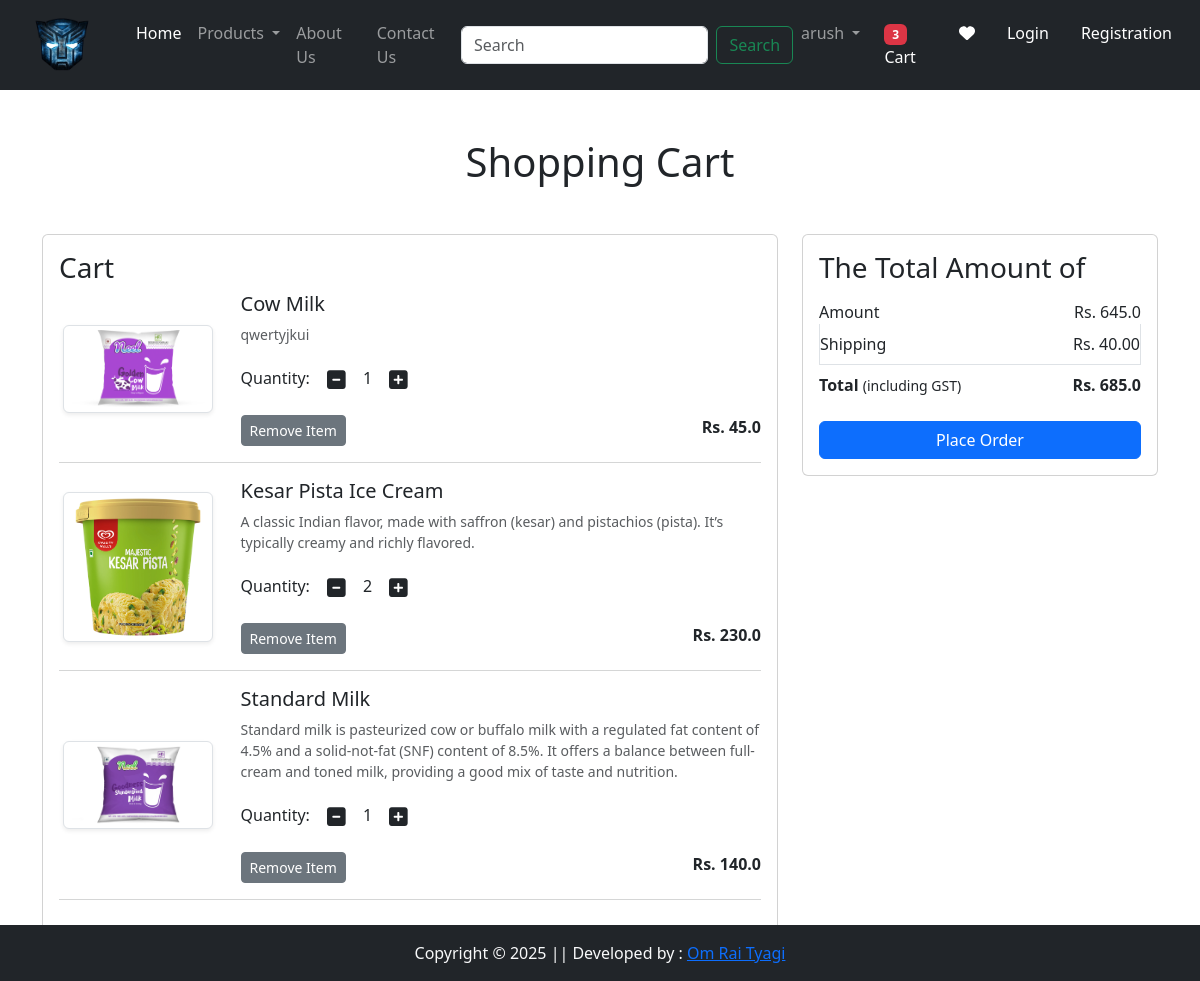
The app's page /cart/ (signed in) with its own data.
### app/models.py (models this page shows, shortened)
class Cart(models.Model):
    user = models.ForeignKey(User,on_delete=models.CASCADE)
    product = models.ForeignKey(Product,on_delete=models.CASCADE)
    quantity = models.PositiveIntegerField(default=1)

class Product(models.Model):
    title = models.CharField(max_length=100)
    selling_price = models.FloatField()
    discounted_price = models.FloatField()
    description = models.TextField()
    composition = models.TextField(default='')
    prodapp = models.TextField(default='')
    category = models.CharField(choices=CATEGORY_CHOICES,max_length=2)
    product_image = models.ImageField(upload_to='product')

### app/views.py (the view)
# urls.py: path('cart/',views.show_cart,name='showcart'),
@login_required
def show_cart(request):
    user = request.user
    cart = Cart.objects.filter(user=user)
    amount=0
    for p in cart:
        value = p.quantity * p.product.discounted_price
        amount = amount + value
    totalamount = amount + 40
    totalitem = 0
    if request.user.is_authenticated:
        totalitem = len(Cart.objects.filter(user=request.user))
    return render(request,'app/addtocart.html',locals())

### app/templates/app/addtocart.html (shortened to what this page needs)
{% extends 'app/base.html' %}
{% load static %}
{% block main-content %}
<div class="container my-5">
    <div class="row">
        {% if cart %}
        <h1 class="text-center mb-5">Shopping Cart</h1>
        <div class="col-sm-8">
            <div class="card">
                <div class="card-body">
                    <h3>Cart</h3>
                    {% for item in cart %}
                    <div class="row">
                        <div class="col-sm-3 text-center align-self-center"><img src="{{item.product.product_image.url}}" alt="" srcset="" class="img-fluid img-thumbnail shadow-sm" height="150" width="150"> </div>
                        <div class="col-sm-9">
                            <div>
                                <h5>{{item.product.title}}</h5>
                                <p class="mb-2 text-muted small">{{item.product.description}}</p>
                                <div class="my-3">
                                    <label for="quantity">Quantity: </label>
                                    <a class="minus-cart btn" pid={{item.product.id}}><i class="fas fa-minus-square fa-lg"></i></a>
                                    <span id="quantity">{{item.quantity}}</span>
                                    <a class="plus-cart btn" pid={{item.product.id}}><i class="fas fa-plus-square fa-lg"></i></a>
                                </div>
                                <div class="d-flex justify-content-between">
                                    <a href="#" class="remove-cart btn btn-sm btn-secondary mr-3" pid={{item.product.id}}>Remove Item</a><p class="mb-0"><span><strong>Rs. {{item.product.discounted_price}}</strong></span></p>
                                </div>
                            </div>
                        </div>
                    </div>
                    <hr class="text-muted">
                    {% endfor %}
                </div>
            </div>
        </div>
        <div class="col-sm-4">
            <div class="card">
            <div class="card-body">
            <h3>The Total Amount of</h3>
            <ul class="list-group">
            <li class="list-group-item d-flex justify-content-between align-items-center border-0 px-0 pb-0" >Amount<span id="amount">Rs. {{amount}}</span></li>
            <li class="list-group-item d-flex justify-content-between align-items-center px-0">Shipping<span>Rs. 40.00</span></li>
            <li class="list-group-item d-flex justify-content-between align-items-center border-0 px-0 mb-3">
            <div>
            <strong>Total</strong> <small> (including GST)</small>
            </div>
            <span id="totalamount"><strong>Rs. {{totalamount}}</strong></span>
            </li>
            </ul>
            <div class="d-grid"><a href="{% url 'checkout' %}" class="btn btn-primary">Place Order</a></div>
            </div>
            </div>
            </div>
            {% else %}
            <h1 class="text-center mb-5">Cart is Empty</h1>
            {% endif %}
            </div>
</div>
{% endblock main-content %}

### app/templates/app/base.html (shortened to what this page needs)
<!DOCTYPE html>
{% load static %}
<html lang="en">
<head>
  <link href="https://cdn.jsdelivr.net/npm/bootstrap@5.3.3/dist/css/bootstrap.min.css" rel="stylesheet"
>
  <link rel="stylesheet" href="https://cdnjs.cloudflare.com/ajax/libs/font-awesome/6.7.2/css/all.min.css"
 />
  <link rel="stylesheet" href="{% static 'app/css/owl.carousel.min.css' %}">
  <link rel="stylesheet" href="{% static 'app/css/all.min.css' %}">
  <link rel="stylesheet" href="{% static 'app/css/style.css' %}">
</head>
<body>
  <nav class="navbar navbar-expand-lg bg-dark navbar-dark " style=" position: sticky; top: 0;z-index: 1030;">
    <div class="container-fluid">
      <a class="navbar-brand" href="#">
        <img src="{% static 'app/images/tfp.png' %}" alt="" class="d-inline-block align-text-top" width="100">
      </a>
      <div class="collapse navbar-collapse" id="navbarSupportedContent">
        <ul class="navbar-nav me-auto mb-2 mb-lg-0">
          <li class="nav-item">
            <a class="nav-link active" aria-current="page" href="{% url "home" %}">Home</a>
          </li>
          <li class="nav-item dropdown">
            <a class="nav-link dropdown-toggle" href="#" role="button" data-bs-toggle="dropdown" aria-expanded="false">
              Products
            </a>
          </li>
          <li class="nav-item">
            <a class="nav-link" href="{% url 'about' %}">About Us</a>
          </li>
          <li class="nav-item">
            <a class="nav-link" href="{% url 'contact' %}">Contact Us</a>
          </li>
        </ul>
        <form class="d-flex" role="search" action="/search">
          <input class="form-control me-2" type="search" placeholder="Search" name="search" aria-label="Search">
          <button class="btn btn-outline-success" type="submit">Search</button>
        </form>
      </div>
      <ul class="navbar-nav me-auto mb-2 mb-lg-0">
        <li class="nav-item dropdown text-light">
          <a class="nav-link dropdown-toggle" href="#" role="button" data-bs-toggle="dropdown" aria-expanded="false">
            {{request.user}}
          </a>
        </li>
        <li class="nav-item mx-2">
          <a class="nav-link text-white" href="{% url "showcart" %}"> <span class="badge bg-danger">{% if totalitem > 0 %}
            {{totalitem}} {% endif %}</span>Cart</a>
        </li>
        <li class="nav-item mx-2">
          <a class="nav-link text-white" href="" >   <i class="fa fa-heart"></i></a>
        </li>
        <li class="nav-item mx-2">
          <a class="nav-link text-white" href="{% url "login" %}">Login</a>
        </li>
        <li class="nav-item mx-2">
          <a class="nav-link text-white" href=" {% url "customerregistration" %}">Registration</a>
        </li>
      </ul>
    </div>
  </nav>
  {% block main-content %}{% endblock main-content %}
  <div class="mt-5">
    <footer class="container-fluid bg-dark text-light text-center p-3 mt-5" style=" position: fixed;
    bottom: 0;
    left: 0;
    width: 100%;
    background-color: #333;
    color: white;
    text-align: center;
    padding: 10px 0;
    z-index: 1000;">
      Copyright &copy; 2025 || Developed by : <a
        href="https://www.linkedin.com/in/arush-vishwakarma-675456302?utm_source=share&utm_campaign=share_via&utm_content=profile&utm_medium=android_app">Om Rai Tyagi
        </a>
    </footer>
  </div>
</body>
</html>

### records on screen
Cart: product.product_image (picture), product "Cow Milk", product.description "qwertyjkui", quantity "1", product.discounted_price "45.0"
Cart: product.product_image (picture), product "Kesar Pista Ice Cream", product.description "A classic Indian flavor, made with saffron (kesar) and pistachios (pista). It’s typically creamy and richly flavored.", quantity "2", product.discounted_price "230.0"
Cart: product.product_image (picture), product "Standard Milk", product.description "Standard milk is pasteurized cow or buffalo milk with a regulated fat content of 4.5% and a solid-not-fat (SNF) content of 8.5%. It offers a balance between full-cream and toned milk, providing a good mix of taste and nutrition.", quantity "1", product.discounted_price "140.0"

### other values on screen
{{ request.user }} "arush"
{{ totalitem }} "3"
{{ amount }} "645.0"
{{ totalamount }} "685.0"
